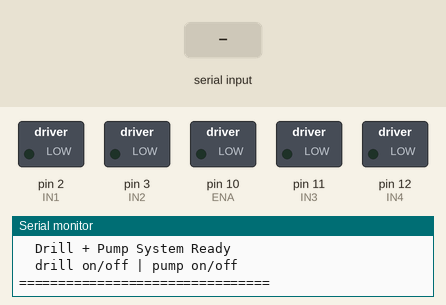
Recording of a sketch running on a simulated Arduino Uno, built with avr-gcc and run on an emulated ATmega328P. Parts: switched loads named in the sketch (green lamp = pin HIGH), the last lines printed to the serial monitor. Inputs (shaded band) come from the test bench.

Above: at 1.2 s.
1.3 s: "drill on\n" received over Serial
At 2.3 s:
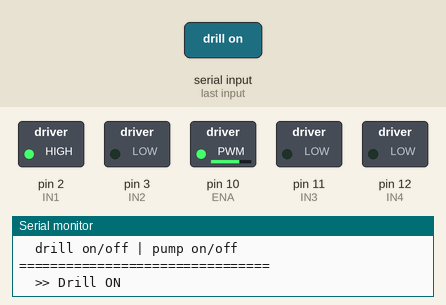
2.8 s: "pump on\n" received over Serial
At 3.5 s:
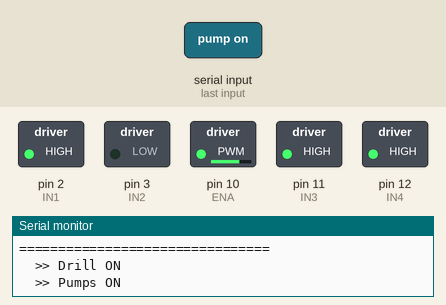
4.3 s: "drill off\n" received over Serial
At 5.5 s:
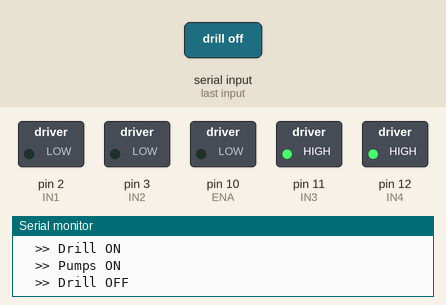
5.8 s: "pump off\n" received over Serial
At 6.8 s:
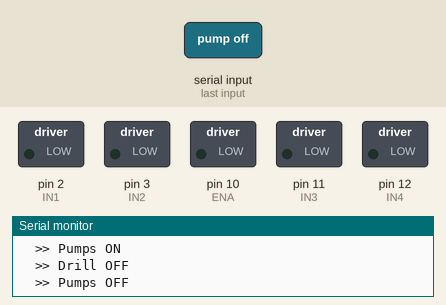
Timing chart, 0 to 8.3 s (numbered marks = the images above; inputs shaded):
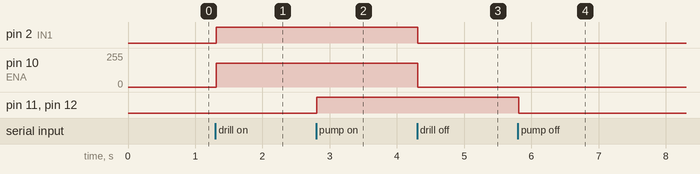

The sketch:

arduino1_drill_and_pump.ino
```cpp
// ── MASTER ARDUINO — DRILL + PUMP ───────────
// Controls drill and pumps via L298N
// Communicates with Display Arduino via SoftwareSerial
//
// PIN MAP:
//   L298N IN1 → D2  (Drill direction A)
//   L298N IN2 → D3  (Drill direction B)
//   L298N ENA → D10 (Drill speed PWM)
//   L298N IN3 → D11 (Pump 1)
//   L298N IN4 → D12 (Pump 2)
//   TX to Display Arduino → D6
//   RX from Display Arduino → D7
//
// SERIAL COMMANDS (USB):
//   drill on  / drill off
//   pump on   / pump off
// ─────────────────────────────────────────────

#include <SoftwareSerial.h>
SoftwareSerial toDisplay(6, 7); // TX=6, RX=7

#define IN1 2
#define IN2 3
#define ENA 10
#define IN3 11  // Pump 1
#define IN4 12  // Pump 2

void doDrill(bool on) {
  if (on) {
    digitalWrite(IN1, HIGH); digitalWrite(IN2, LOW);
    analogWrite(ENA, 180);
    Serial.println("  >> Drill ON");
    toDisplay.println("Drill: ON,Running.....");
  } else {
    digitalWrite(IN1, LOW);  digitalWrite(IN2, LOW);
    analogWrite(ENA, 0);
    Serial.println("  >> Drill OFF");
    toDisplay.println("Drill: OFF,Stopped.");
  }
}

void doPumps(bool on) {
  if (on) {
    digitalWrite(IN3, HIGH); digitalWrite(IN4, HIGH);
    Serial.println("  >> Pumps ON");
    toDisplay.println("Pumps: ON,Watering.....");
  } else {
    digitalWrite(IN3, LOW);  digitalWrite(IN4, LOW);
    Serial.println("  >> Pumps OFF");
    toDisplay.println("Pumps: OFF,Stopped.");
  }
}

void setup() {
  Serial.begin(9600);
  toDisplay.begin(9600);
  pinMode(IN1, OUTPUT); pinMode(IN2, OUTPUT); pinMode(ENA, OUTPUT);
  pinMode(IN3, OUTPUT); pinMode(IN4, OUTPUT);
  digitalWrite(IN1, LOW); digitalWrite(IN2, LOW);
  digitalWrite(IN3, LOW); digitalWrite(IN4, LOW);

  Serial.println("================================");
  Serial.println("  Drill + Pump System Ready     ");
  Serial.println("  drill on/off | pump on/off    ");
  Serial.println("================================");
  toDisplay.println("Drill+Pump,Ready...");
}

void loop() {
  if (Serial.available()) {
    String cmd = Serial.readStringUntil('\n');
    cmd.trim();

    if      (cmd == "drill on")  doDrill(true);
    else if (cmd == "drill off") doDrill(false);
    else if (cmd == "pump on")   doPumps(true);
    else if (cmd == "pump off")  doPumps(false);
    else {
      Serial.println("  Unknown command.");
      Serial.println("  drill on/off | pump on/off");
    }
  }
}
```

Measured:
- after the input at 1.3 s, pin 2 (IN1): LOW → HIGH at once; pin 10 (ENA): 0/255 → 180/255 at once
- after the input at 2.8 s, pin 11 (IN3), pin 12 (IN4): LOW → HIGH at once
- after the input at 4.3 s, pin 2 (IN1): HIGH → LOW at once; pin 10 (ENA): 180/255 → 0/255 at once
- after the input at 5.8 s, pin 11 (IN3), pin 12 (IN4): HIGH → LOW at once
